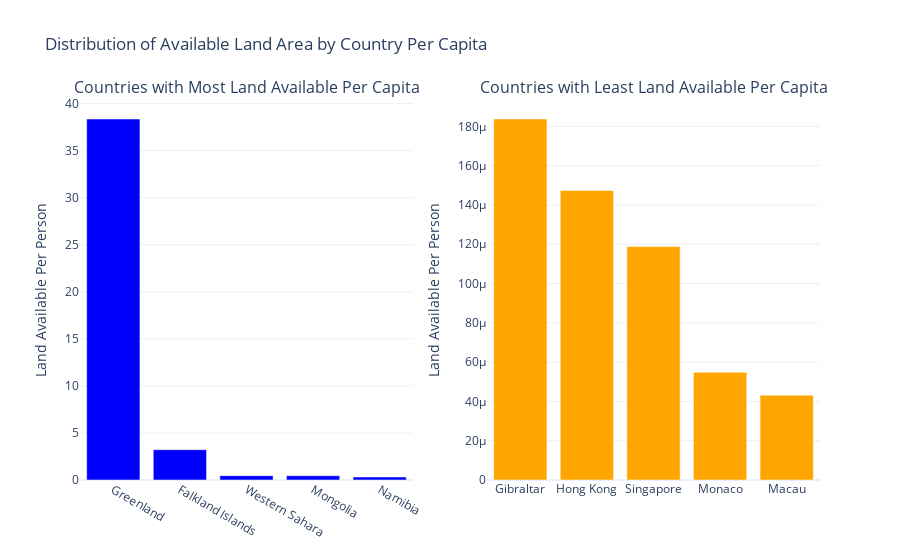

The cell this chart's notebook holds for it:
### Code cell
import plotly.subplots as sp
import plotly.graph_objects as go

# Create subplots
fig = sp.make_subplots(rows=1, cols=2, subplot_titles=("Countries with Most Land Available Per Capita", "Countries with Least Land Available Per Capita"))

# Plot countries with the most land available per capita
fig.add_trace(
    go.Bar(x=most_land_available.index, y=most_land_available.values,
           name='Most Land Available Per Capita', marker_color='blue'),
    row=1, col=1
)

# Plot countries with the least land available per capita
fig.add_trace(
    go.Bar(x=least_land_available.index, y=least_land_available.values,
           name='Least Land Available Per Capita', marker_color='orange'),
    row=1, col=2
)

# Update layout
fig.update_layout(
    title_text="Distribution of Available Land Area by Country Per Capita",
    template='plotly_white',
    showlegend=False
)
fig.update_yaxes(title_text="Land Available Per Person", row=1, col=1)
fig.update_yaxes(title_text="Land Available Per Person", row=1, col=2)

# Show the plot
fig.show()

### Figure 1 — Plotly figure (JSON) as saved in the notebook; plotly's stock layout.template omitted (floating-point values rounded to 4 significant figures)
{"data": [{"marker": {"color": "blue"}, "name": "Most Land Available Per Capita", "type": "bar", "x": ["Greenland", "Falkland Islands", "Western Sahara", "Mongolia", "Namibia"], "xaxis": "x", "y": [38.36, 3.22, 0.4618, 0.4603, 0.3216], "yaxis": "y"}, {"marker": {"color": "orange"}, "name": "Least Land Available Per Capita", "type": "bar", "x": ["Gibraltar", "Hong Kong", "Singapore", "Monaco", "Macau"], "xaxis": "x2", "y": [0.0001838, 0.0001474, 0.0001188, 5.484e-05, 4.316e-05], "yaxis": "y2"}], "layout": {"annotations": [{"font": {"size": 16}, "showarrow": false, "text": "Countries with Most Land Available Per Capita", "x": 0.225, "xanchor": "center", "xref": "paper", "y": 1, "yanchor": "bottom", "yref": "paper"}, {"font": {"size": 16}, "showarrow": false, "text": "Countries with Least Land Available Per Capita", "x": 0.775, "xanchor": "center", "xref": "paper", "y": 1, "yanchor": "bottom", "yref": "paper"}], "showlegend": false, "title": {"text": "Distribution of Available Land Area by Country Per Capita"}, "xaxis": {"anchor": "y", "domain": [0, 0.45]}, "xaxis2": {"anchor": "y2", "domain": [0.55, 1]}, "yaxis": {"anchor": "x", "domain": [0, 1], "title": {"text": "Land Available Per Person"}}, "yaxis2": {"anchor": "x2", "domain": [0, 1], "title": {"text": "Land Available Per Person"}}}}
